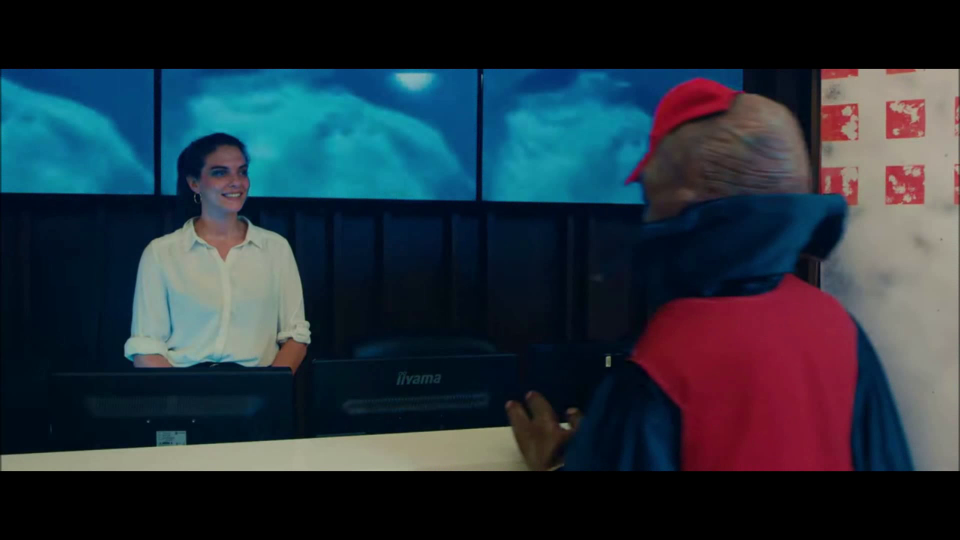
#> input picture frame 15 of data/output/Lesson_2/output.avi, 1920 x 1080 px, given in place of PIZZA.mp4, which was not available (shown at 1/2 size)
$ python videos_basics.py
#> lines starting #> are read from the running program, lines starting #| are printed output that depends on the picture; pictures that were not available may be replaced by others from this repository, and a replacement may not be noted
import cv2
import os
import matplotlib.pyplot as plt

os.system('cls')

save_path = os.path.join('data', 'output', 'Lesson_2')

################## Setup a capture #################
cap = cv2.VideoCapture('./data/videos/PIZZA.mp4')

ret, frame = cap.read()
#> frame is the input picture: shape (1080, 1920, 3); mean B, G, R 60, 49.5, 37.7

plt.figure()
plt.imshow(cv2.cvtColor(frame, cv2.COLOR_BGR2RGB))
plt.savefig(f'{save_path}/frame.jpg')

# realease capture
# cap.release()

################ Capture properties ################
# Heigth
heigth = int(cap.get(cv2.CAP_PROP_FRAME_HEIGHT))

# Width
width = int(cap.get(cv2.CAP_PROP_FRAME_WIDTH))

# Number of Frames
nb_frames = cap.get(cv2.CAP_PROP_FRAME_COUNT)

# FPS
fps = cap.get(cv2.CAP_PROP_FPS)

print(f'Number of frames  : {nb_frames}')
print(f'Frames per second : {fps}')
print(f'Duration          : {round((nb_frames/fps) ,4)}')
print(f'Height of frames  : {heigth}')
print(f'Width of frames   : {width}')

# [16 lines of commented-out code are left out]
videoWriter = cv2.VideoWriter(f'{save_path}/output.avi', cv2.VideoWriter_fourcc('P', 'I', 'M', '1'), fps, (width, heigth))

for frame_idx in range(int(nb_frames)) :
    ret, frame = cap.read()

    gray = cv2.cvtColor(frame, cv2.COLOR_BGR2GRAY)

    cv2.imshow(f'{save_path}/Video_player', gray)
    videoWriter.write(frame)

    if cv2.waitKey(10) & 0xFF == ord('q'):
        break
#> this loop made 1 pass; (key q is pressed on pass 1)
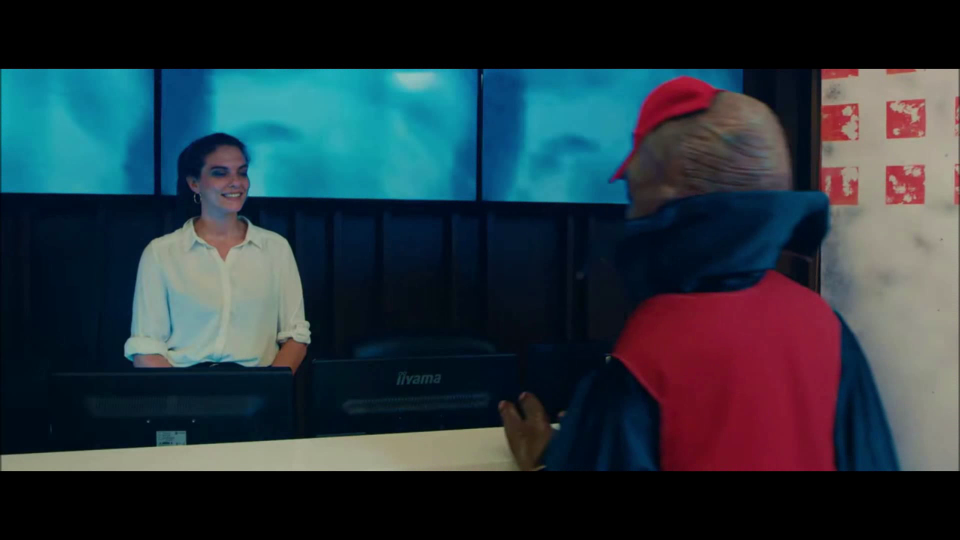
#> input picture frame 16 of data/output/Lesson_2/output.avi, 1920 x 1080 px, given in place of PIZZA.mp4, which was not available (shown at 1/2 size)
#> pass 1, `gray = cv2.cvtColor(frame, cv2.COLOR_BGR2GRAY)`:
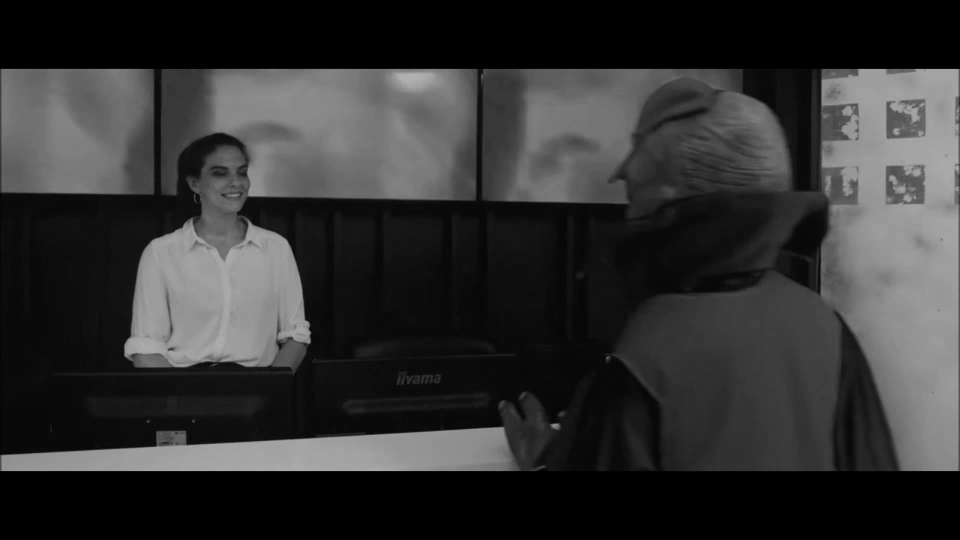
#> gray: shape (1080, 1920) (shown at 1/2 size); min 0, max 181, mean 50.3
#> frame is the input picture: shape (1080, 1920, 3); mean B, G, R 61.8, 53.4, 39.7

cap.release()
cv2.destroyAllWindows()
videoWriter.release()

$ run again, starting later in the video
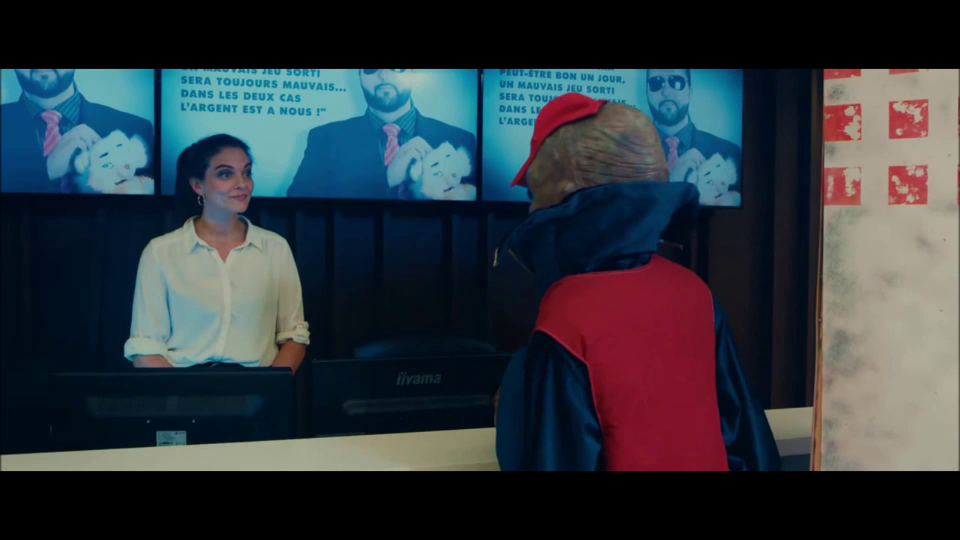
#> input picture frame 71 of data/output/Lesson_2/output.avi, 1920 x 1080 px, given in place of PIZZA.mp4, which was not available (shown at 1/2 size)
#> frame is the input picture: shape (1080, 1920, 3); mean B, G, R 62.1, 55.2, 47.4
#> the loop `for frame_idx in range(int(nb_frames)) :` made 1 pass; (key q is pressed on pass 1)
#> pass 1, `gray = cv2.cvtColor(frame, cv2.COLOR_BGR2GRAY)`:
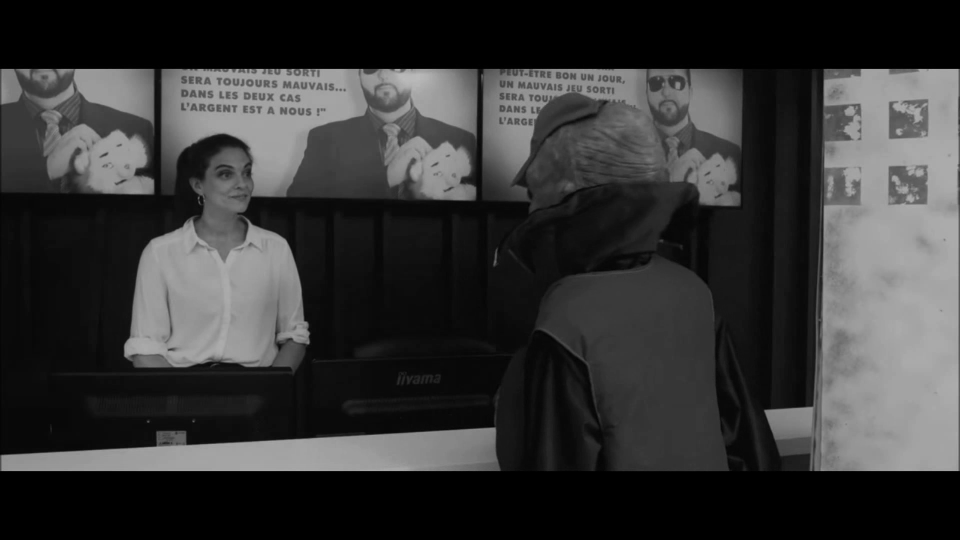
#> gray: shape (1080, 1920) (shown at 1/2 size); min 0, max 186, mean 53.6

$ run again, starting later in the video
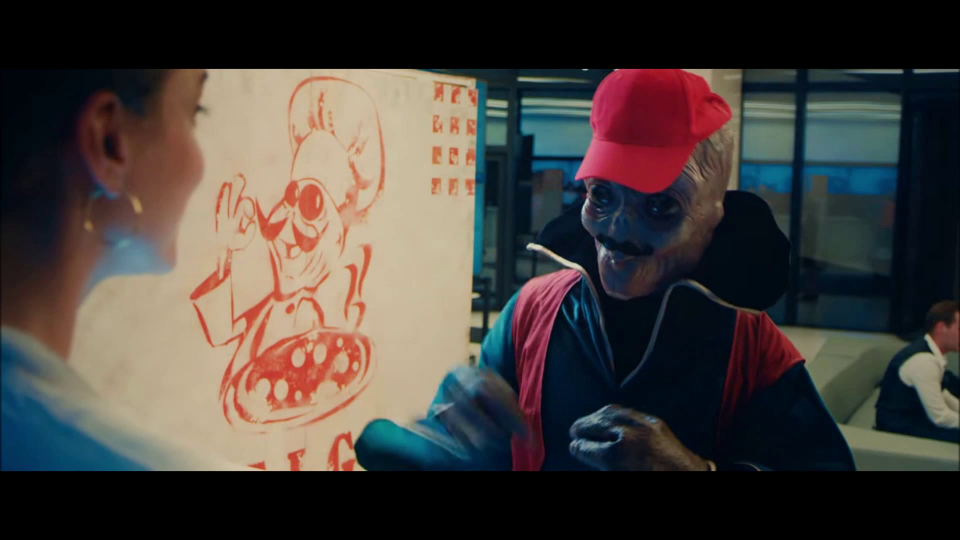
#> input picture frame 126 of data/output/Lesson_2/output.avi, 1920 x 1080 px, given in place of PIZZA.mp4, which was not available (shown at 1/2 size)
#> frame is the input picture: shape (1080, 1920, 3); mean B, G, R 60.6, 64.3, 70.5
#> the loop `for frame_idx in range(int(nb_frames)) :` made 1 pass; (key q is pressed on pass 1)
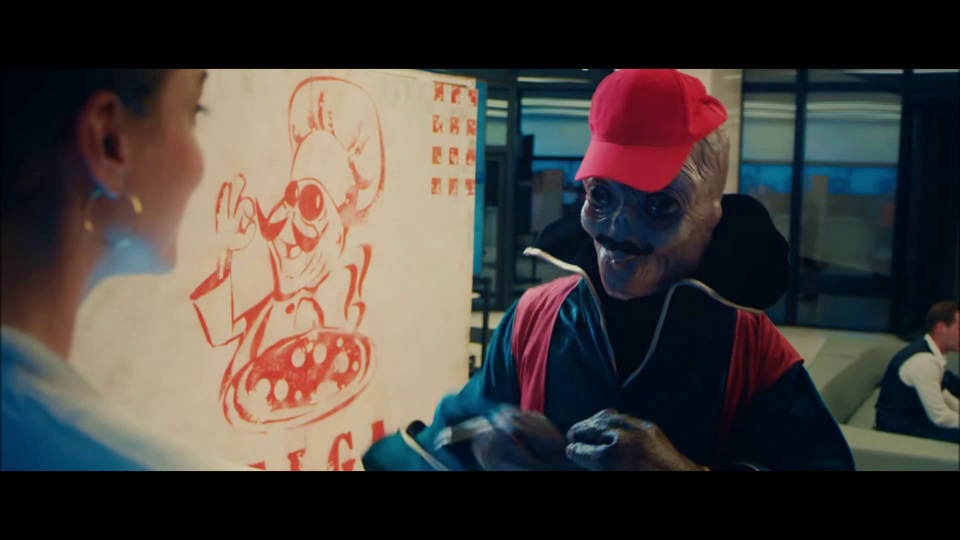
#> input picture frame 127 of data/output/Lesson_2/output.avi, 1920 x 1080 px, given in place of PIZZA.mp4, which was not available (shown at 1/2 size)
#> pass 1, `gray = cv2.cvtColor(frame, cv2.COLOR_BGR2GRAY)`:
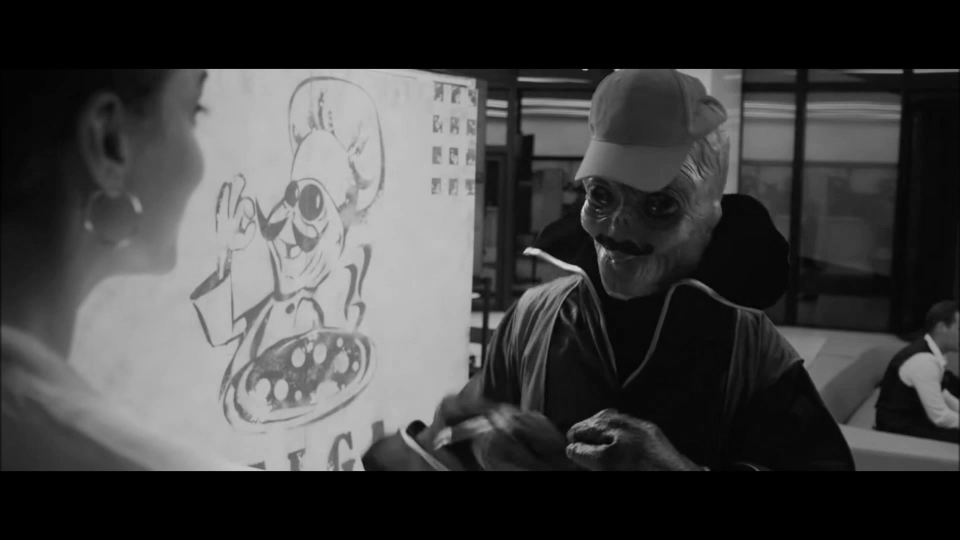
#> gray: shape (1080, 1920) (shown at 1/2 size); min 0, max 221, mean 66.4
#> frame is the input picture: shape (1080, 1920, 3); mean B, G, R 61.1, 65, 71.2
